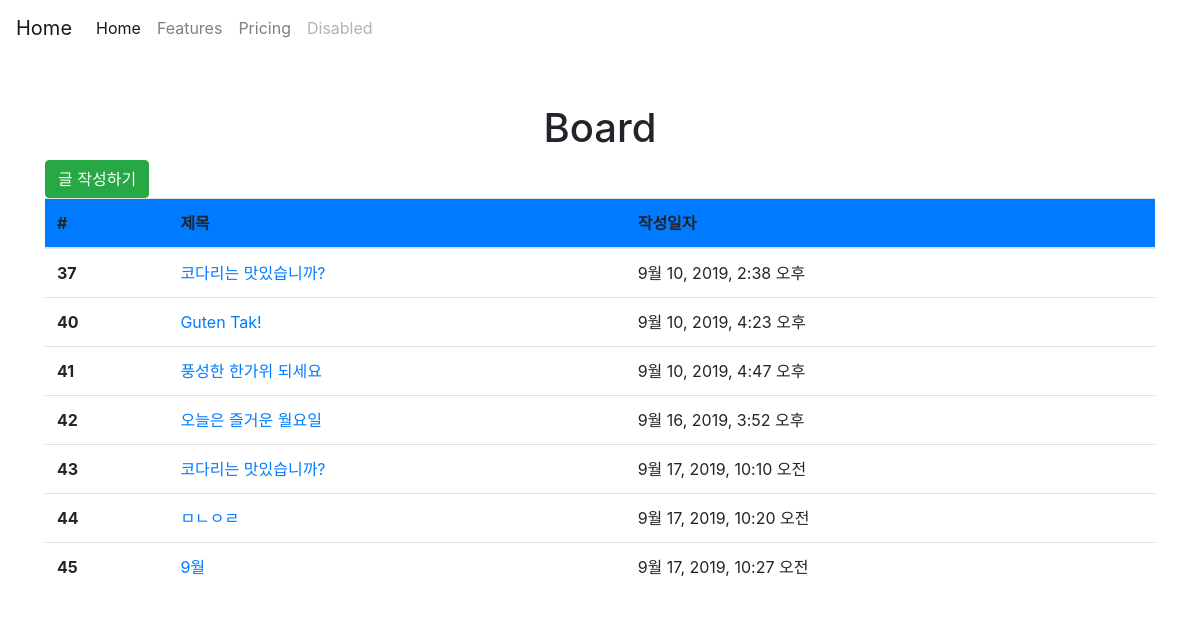
The page /articles/ on the database as committed earlier.
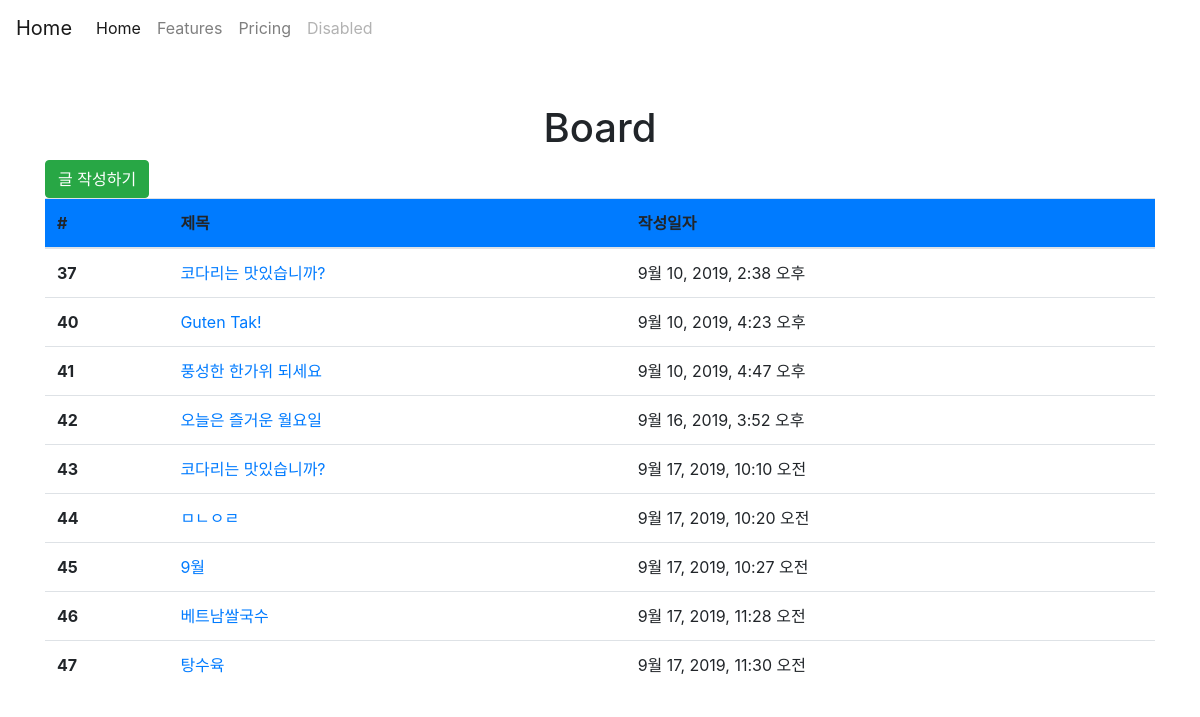
The same page on the database as committed later.
### articles/models.py (models this page shows, shortened)
class Article(models.Model):
    title = models.CharField(max_length=10)
    content = models.TextField()
    created_at = models.DateTimeField(auto_now_add=True)
    updated_at = models.DateTimeField(auto_now=True)

### articles/views.py (the view)
# urls.py: path('', views.index, name='index'),
def index(request):
    articles = Article.objects.all()
    context = {
        'articles': articles,
    }
    return render(request, 'articles/index.html', context)

### articles/templates/articles/index.html (shortened to what this page needs)
{% extends 'articles/base.html' %}
{% block body %}
  <h1 class="text-center">Board</h1>
  <a href="{% url 'articles:create' %}" class="btn btn-success mb-20">글 작성하기</a>
  <table class="table table-muted">
  <thead class="thead-gray">
    <tr class="bg-primary">
      <th scope="col">#</th>
      <th scope="col">제목</th>
      <th scope="col">작성일자</th>
    </tr>
  </thead>
  <tbody class="mt-5">
    {% for article in articles %}
    <tr>
      <th scope="row">{{ article.id }}</th>
      <td><a href="{{ article.pk }}">{{ article.title }}</a></td>
      <td>{{ article.created_at }}</td>
    </tr>
    {% endfor %}
  </tbody>
</table>
{% endblock %}

Rows that differ between the two databases and show on the page:
added Article: id "46", title "베트남쌀국수", created_at "9월 17, 2019, 11:28 오전"
added Article: id "47", title "탕수육", created_at "9월 17, 2019, 11:30 오전"
